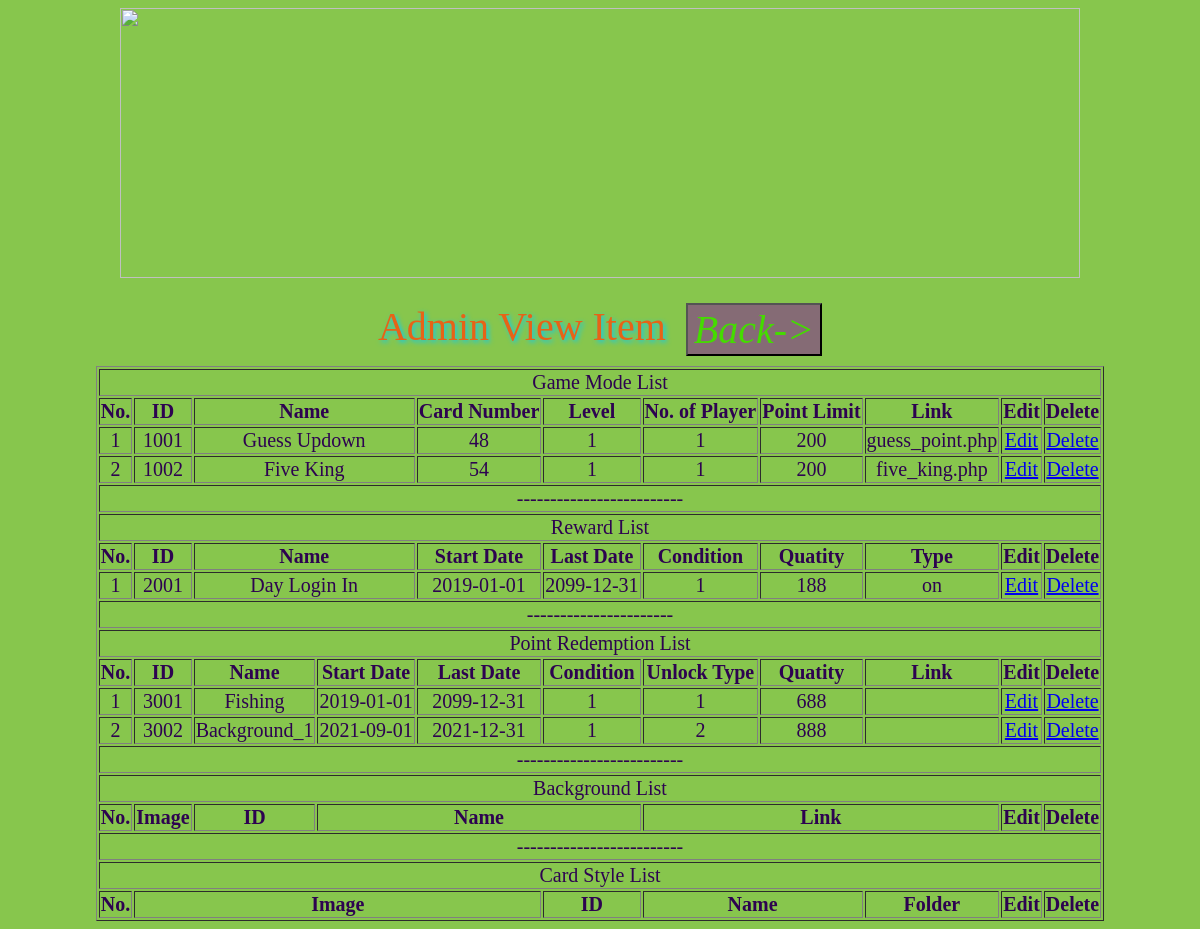
/admin_view_item.php, run on the app's committed database.
### tables this page shows
CREATE TABLE NYHCGameMode  
(
GMID INT AUTO_INCREMENT NOT NULL PRIMARY KEY,
GMName VARCHAR(128),
GMCardNo INT,
GMLevel INT,
GMPlayer INT,
GMPointLimit INT,
GMDescription VARCHAR(128)
);

CREATE TABLE NYHCReward  
(
rewardID INT AUTO_INCREMENT NOT NULL PRIMARY KEY,
rewardName VARCHAR(128),
rewardStartDate DATE,
rewardLastDate DATE,
rewardCondition INT(1),  
rewardQuatity INT(10),
rewardStatus VARCHAR(128)
);

CREATE TABLE NYHCPointRedemption  
(
pointID INT AUTO_INCREMENT NOT NULL PRIMARY KEY,
pointName VARCHAR(128),
pointStartDate DATE,
pointLastDate DATE,
pointCondition INT(1),  
unlockType INT(1),  
pointQuatity INT(10)
);

### admin_view_item.php (the view, shortened to what this page needs)
<?php
require_once('login.php');
?>
<!doctype html>
<html lang="en" class="no-js">
<head>
    <link rel="stylesheet" href="accountPage.css">
</head>
<body>
<center><img src="Picture/NYHC_logo.png" width = "960" height = "270">
<p>Admin View Item &nbsp;<a href="admin_Page.php"><input type="button" value="Back->" id = "backButton"></a></p>
<form action = "admin_view_item.php" method = "POST">
<center>
<table border="1" id = "game_table2">
<div class="form">
<thead>
<tr><td colspan="11">Game Mode List</td></tr>
    <tr>
        <th><strong>No.</strong></th>
        <th><strong>ID</strong></th>
        <th colspan = "2"><strong>Name</strong></th>
        <th><strong>Card Number</strong></th>
        <th><strong>Level</strong></th>
        <th><strong>No. of Player</strong></th>
        <th><strong>Point Limit</strong></th>
        <th><strong>Link</strong></th>
        <th><strong>Edit</strong></th>
        <th><strong>Delete</strong></th>
    </tr>
</thead>
<tbody>
<?php
$count = 1;
$sel_query = "SELECT * FROM NYHCGameMode";
$result = mysqli_query($conn,$sel_query);
while($row = mysqli_fetch_assoc($result)) { ?>
    <tr><td align="center"><?php echo $count; ?></td>
    <td align="center"><?php echo $row["GMID"]; ?></td>
    <td align="center" colspan = "2"><?php echo $row["GMName"]; ?></td>
    <td align="center"><?php echo $row["GMCardNo"]; ?></td>
    <td align="center"><?php echo $row["GMLevel"]; ?></td>
    <td align="center"><?php echo $row["GMPlayer"]; ?></td>
    <td align="center"><?php echo $row["GMPointLimit"]; ?></td>
    <td align="center"><?php echo $row["GMDescription"]; ?></td>
    <td align="center">
    <a href="admin_edit_game.php?GMID=<?php echo $row["GMID"]; ?>">Edit</a>
</td>
<td align="center">
    <a href="admin_delete_game.php?GMID=<?php echo $row["GMID"]; ?>">Delete</a>
</td>
</tr>
<?php $count++; } ?>
</tbody>
</div>
<div class="form">
<thead>
<tr><td colspan="11">-------------------------</td></tr>
<tr><td colspan="11">Reward List</td></tr>
    <tr>
        <th><strong>No.</strong></th>
        <th><strong>ID</strong></th>
        <th colspan = "2"><strong>Name</strong></th>
        <th><strong>Start Date</strong></th>
        <th><strong>Last Date</strong></th>
        <th><strong>Condition</strong></th>
        <th><strong>Quatity</strong></th>
        <th><strong>Type</strong></th>
        <th><strong>Edit</strong></th>
        <th><strong>Delete</strong></th>
    </tr>
</thead>
<tbody>
<?php
$count = 1;
$sel_query2 = "SELECT * FROM NYHCReward";
$result = mysqli_query($conn,$sel_query2);
while($row = mysqli_fetch_assoc($result)) { ?>
    <tr><td align="center"><?php echo $count; ?></td>
    <td align="center"><?php echo $row["rewardID"]; ?></td>
    <td align="center" colspan = "2"><?php echo $row["rewardName"]; ?></td>
    <td align="center"><?php echo $row["rewardStartDate"]; ?></td>
    <td align="center"><?php echo $row["rewardLastDate"]; ?></td>
    <td align="center"><?php echo $row["rewardCondition"]; ?></td>
    <td align="center"><?php echo $row["rewardQuatity"]; ?></td>
    <td align="center"><?php echo $row["rewardStatus"]; ?></td>
    <td align="center">
    <a href="admin_edit_reward.php?rewardID=<?php echo $row["rewardID"]; ?>">Edit</a>
</td>
<td align="center">
    <a href="admin_delete_reward.php?rewardID=<?php echo $row["rewardID"]; ?>">Delete</a>
</td>
</tr>
<?php $count++; } ?>
</tbody>
</div>
<div class="form">
<thead>
<tr><td colspan="11">----------------------</td></tr>
<tr><td colspan="11">Point Redemption List</td></tr>
    <tr>
        <th><strong>No.</strong></th>
        <th><strong>ID</strong></th>
        <th><strong>Name</strong></th>
        <th><strong>Start Date</strong></th>
        <th><strong>Last Date</strong></th>
        <th><strong>Condition</strong></th>
        <th><strong>Unlock Type</strong></th>
        <th><strong>Quatity</strong></th>
        <th><strong>Link</strong></th>
        <th><strong>Edit</strong></th>
        <th><strong>Delete</strong></th>
    </tr>
</thead>
<tbody>
<?php
$count = 1;
$sel_query2 = "SELECT * FROM NYHCPointRedemption";
$result = mysqli_query($conn,$sel_query2);
while($row = mysqli_fetch_assoc($result)) { ?>
    <tr><td align="center"><?php echo $count; ?></td>
    <td align="center"><?php echo $row["pointID"]; ?></td>
    <td align="center"><?php echo $row["pointName"]; ?></td>
    <td align="center"><?php echo $row["pointStartDate"]; ?></td>
    <td align="center"><?php echo $row["pointLastDate"]; ?></td>
    <td align="center"><?php echo $row["pointCondition"]; ?></td>
    <td align="center"><?php echo $row["unlockType"]; ?></td>
    <td align="center"><?php echo $row["pointQuatity"]; ?></td>
    <td align="center"><?php echo $row["pointLink"]; ?></td>
    <td align="center">
    <a href="admin_edit_point.php?pointID=<?php echo $row["pointID"]; ?>">Edit</a>
</td>
<td align="center">
    <a href="admin_delete_point.php?pointID=<?php echo $row["pointID"]; ?>">Delete</a>
</td>
</tr>
<?php $count++; } ?>
</tbody>
</div>
<div class="form">
<thead>
<tr><td colspan="11">-------------------------</td></tr>
<tr><td colspan="11">Background List</td></tr>
    <tr>
        <th><strong>No.</strong></th>
        <th><strong>Image</strong></th>
        <th><strong>ID</strong></th>
        <th colspan = "3"><strong>Name</strong></th>
        <th colspan = "3"><strong>Link</strong></th>
        <th><strong>Edit</strong></th>
        <th><strong>Delete</strong></th>
    </tr>
</thead>
</div>
<div class="form">
<thead>
<tr><td colspan="11">-------------------------</td></tr>
<tr><td colspan="11">Card Style List</td></tr>
    <tr>
        <th><strong>No.</strong></th>
        <th colspan = "4"><strong>Image</strong></th>
        <th><strong>ID</strong></th>
        <th colspan = "2"><strong>Name</strong></th>
        <th><strong>Folder</strong></th>
        <th><strong>Edit</strong></th>
        <th><strong>Delete</strong></th>
    </tr>
</thead>
</div>
</table>
</form>

### accountPage.css (style rules this page uses)
body { background-color: rgba(132, 197, 72, 0.973); color: rgb(6, 76, 78); font-family: Sylfaen; font-size: 60px; }
p { font-family: 'Sylfaen'; color: rgb(231, 99, 22); position: static; font-size: 40px; margin: 10px; text-align: center; text-shadow: 2px 2px 5px rgb(0, 204, 255); }
td { text-align: center; }
#backButton { position: sticky; font-family: Sylfaen; color: rgb(69, 219, 0); font-size: 40px; vertical-align: top; font-style: italic; background-color: #856b75; }
#game_table2 { position: sticky; font-family: Sylfaen; color: rgb(45, 3, 80); font-size: 20px; vertical-align: center; margin-left: auto; margin-right: auto; }

### data on the page
nyhcgamemode: GMID "1001", GMName "Guess Updown", GMCardNo "48", GMLevel "1", GMPlayer "1", GMPointLimit "200", GMDescription "guess_point.php"
nyhcgamemode: GMID "1002", GMName "Five King", GMCardNo "54", GMLevel "1", GMPlayer "1", GMPointLimit "200", GMDescription "five_king.php"
nyhcreward: rewardID "2001", rewardName "Day Login In", rewardStartDate "2019-01-01", rewardLastDate "2099-12-31", rewardCondition "1", rewardQuatity "188", rewardStatus "on"
nyhcpointredemption: pointID "3001", pointName "Fishing", pointStartDate "2019-01-01", pointLastDate "2099-12-31", pointCondition "1", unlockType "1", pointQuatity "688"
nyhcpointredemption: pointID "3002", pointName "Background_1", pointStartDate "2021-09-01", pointLastDate "2021-12-31", pointCondition "1", unlockType "2", pointQuatity "888"
